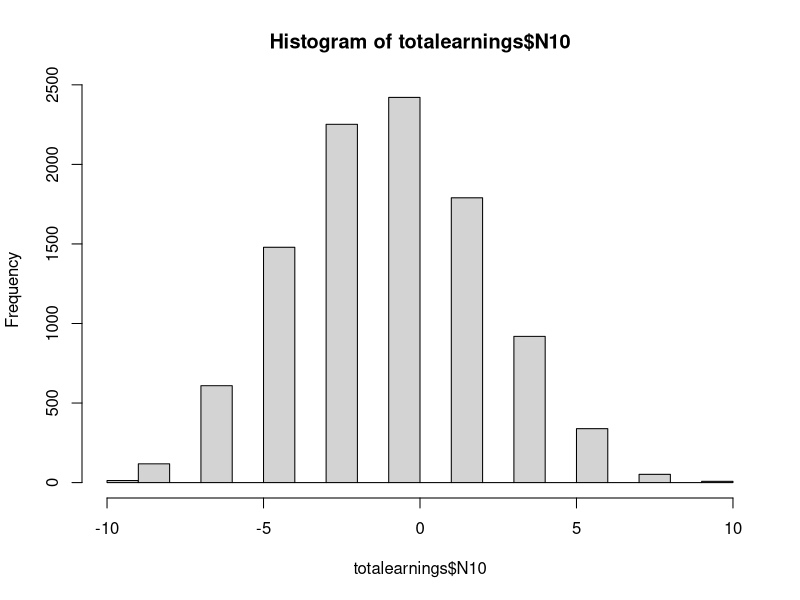
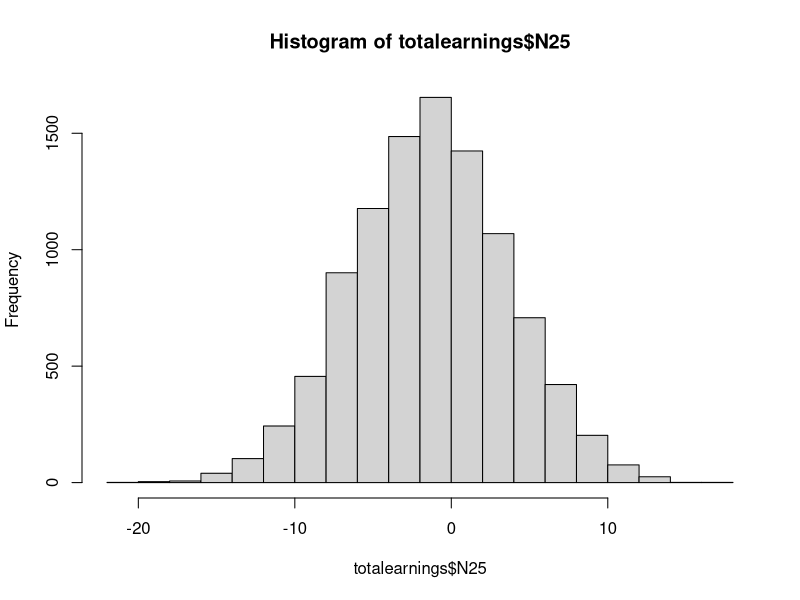
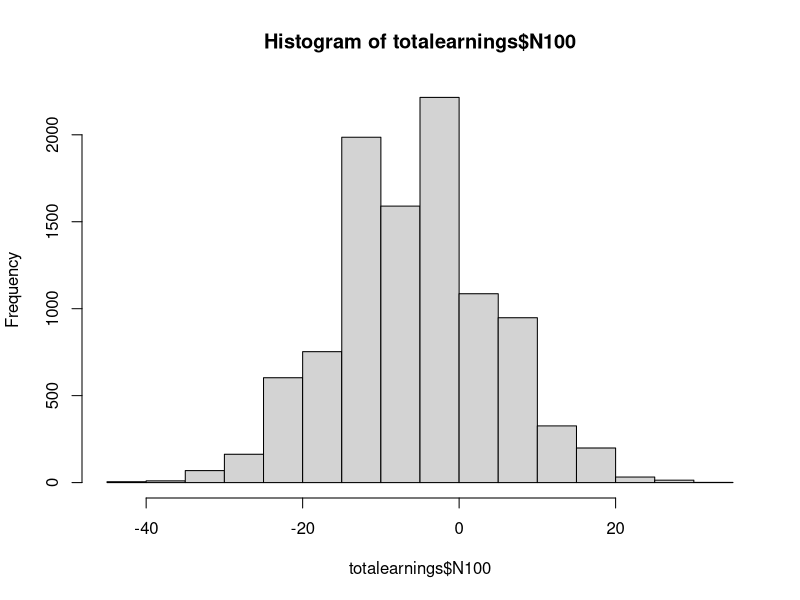
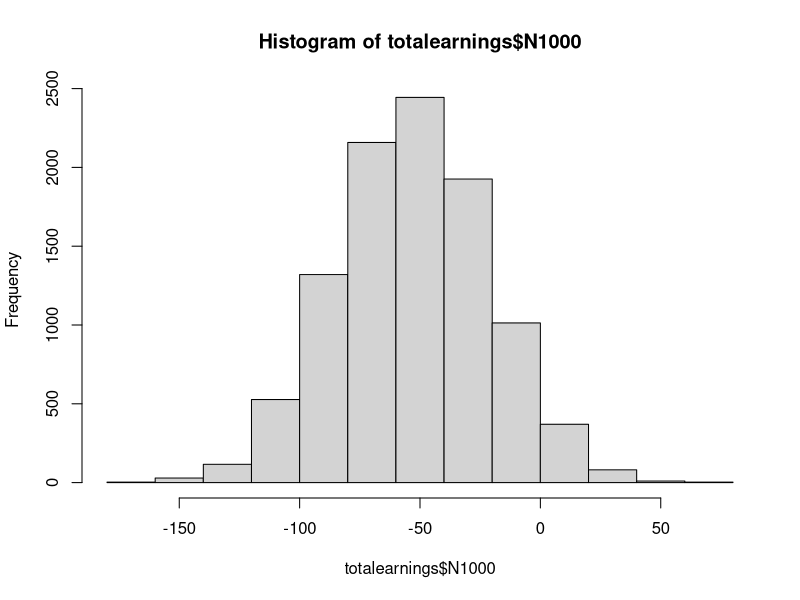
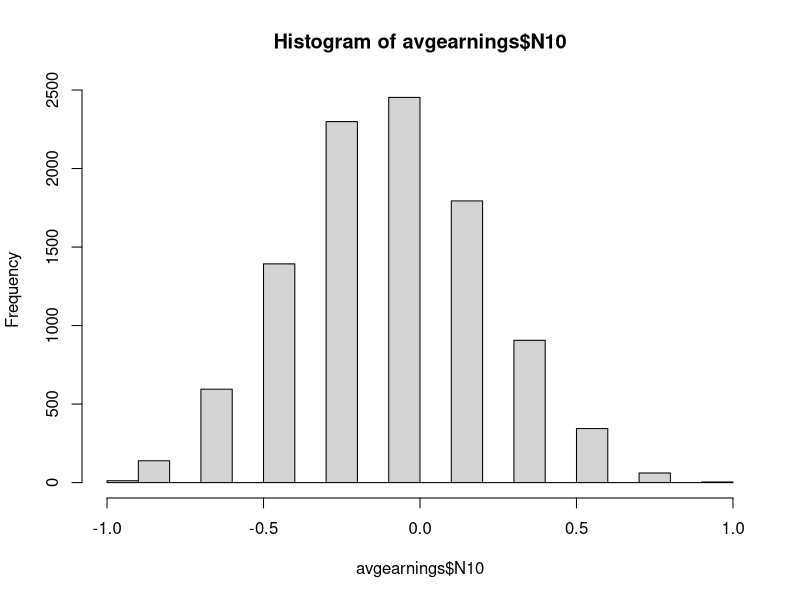
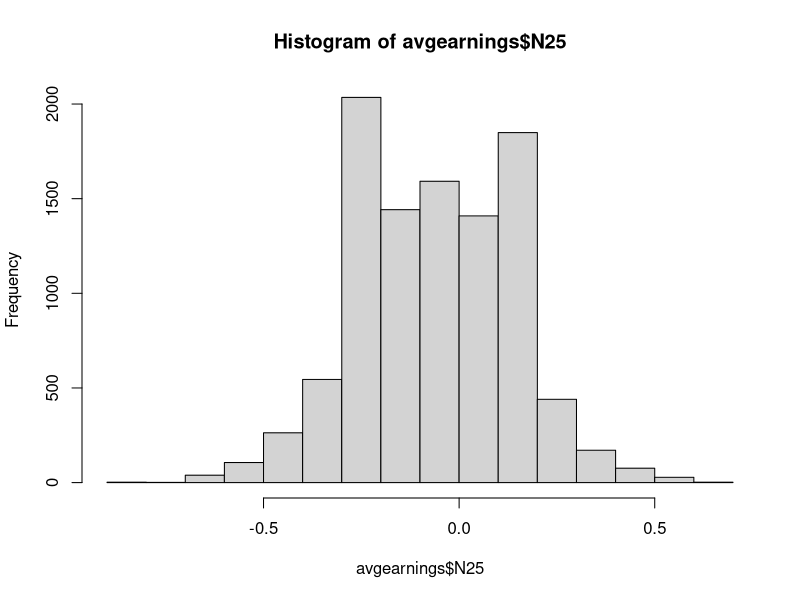
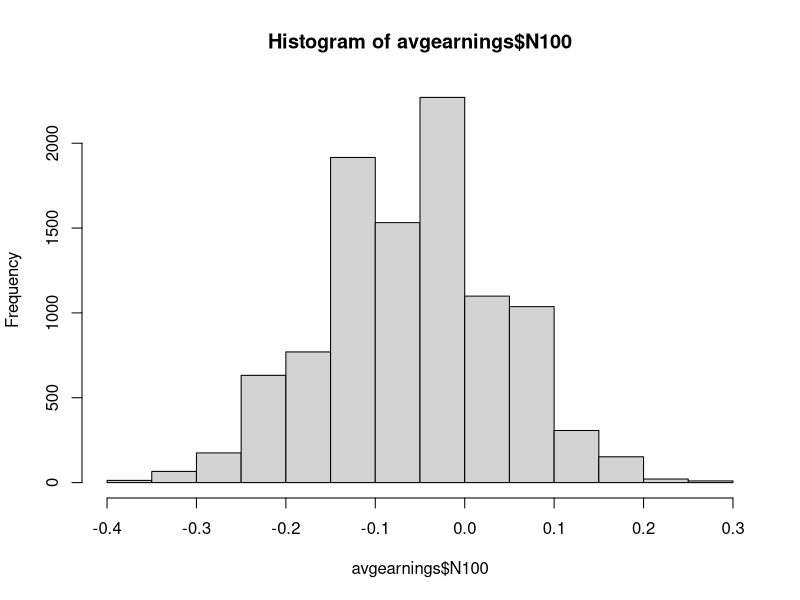
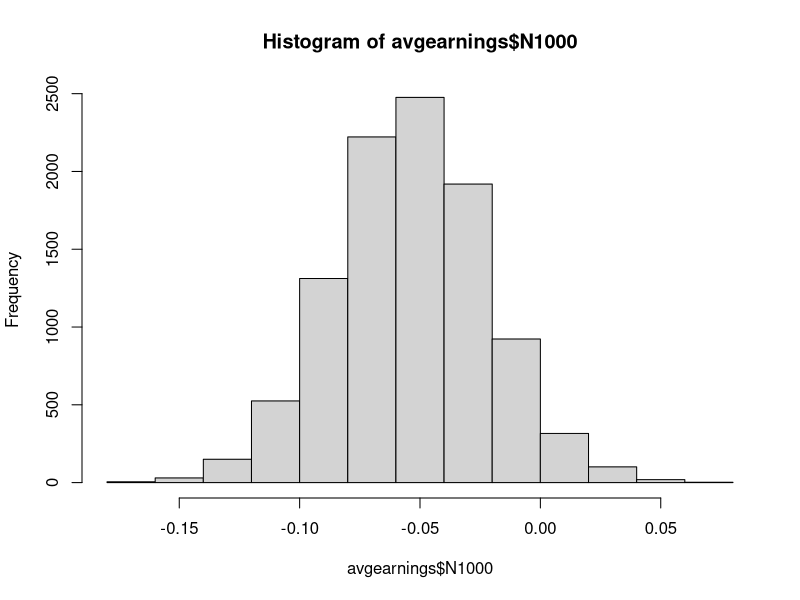

Write the R code that produced these figures, in order.
## ---- chunk 1
get_outcome <- function(N){return(sum(sample(c(-1,1), N, replace=TRUE, prob=c(10/19, 9/19))))}
## ---- chunk 2
N1 <- c(10, 25, 100, 1000)
B <-10000
## Total
set.seed(101)
totalearnings<-data.frame(replicate(B, get_outcome(10)), replicate(B, get_outcome(25)), replicate(B, get_outcome(100)), replicate(B, get_outcome(1000)))
colnames(totalearnings)<-c("N10", "N25", "N100", "N1000")
hist(totalearnings$N10)
hist(totalearnings$N25)
hist(totalearnings$N100)
hist(totalearnings$N1000)

expect<-apply(totalearnings, 2, mean)
standerr<-(apply(totalearnings, 2, sd))
expect
standerr

## Average
avgearnings<-data.frame(replicate(B, get_outcome(10)/10), replicate(B, get_outcome(25)/25), replicate(B, get_outcome(100)/100), replicate(B, get_outcome(1000)/1000))
colnames(avgearnings)<-c("N10", "N25", "N100", "N1000")
hist(avgearnings$N10)
hist(avgearnings$N25)
hist(avgearnings$N100)
hist(avgearnings$N1000)

expect.avg<-apply(avgearnings, 2, mean)
standerr.avg<-(apply(avgearnings, 2, sd))/sqrt(N1)
expect.avg
standerr.avg
## ---- chunk 3
## CLT
1-pnorm(0, mean = -1/19*25, sd = 2*sqrt(25*9/19*10/19))

## Monte Carlo
set.seed(102)
MC.est<-sum(replicate(B, get_outcome(25))>0)/B
MC.est
## ---- chunk 4
## Monte Carlo
prob_casinolose <- function(N){sum(replicate(B, get_outcome(N))>0)/B}
N2 <- c(25, 50, 100, 200, 400, 600, 800, 1000)
prob <- c(prob_casinolose(25),prob_casinolose(50),prob_casinolose(100),prob_casinolose(200),prob_casinolose(400),prob_casinolose(600),prob_casinolose(800),prob_casinolose(1000))
plot(N2, prob)
## ---- chunk 5
set.seed(103)
loss <- function(N){sum(sample(c(-120000,0), N, replace=TRUE, prob=c(0.02,0.98)))}
loss(1000)
## ---- chunk 6
set.seed(104)
moneyloss <- function(N){return(replicate(B,loss(N)))}
hist(moneyloss(1000))
qqnorm(moneyloss(1000));qqline(moneyloss(1000))
mean_loss <- mean(moneyloss(1000))
mean_loss
sd_loss <- sd(moneyloss(1000))
sd_loss
## ---- chunk 7
interest.rate <- (100+120000*0.02)/(180000*0.98)
interest.rate
set.seed(106)
revenue <- function(N){return(sum(sample(c(-120000,180000*interest.rate),N,replace=TRUE,prob=c(0.02,0.98))))}
revenue.mc <- function(N){replicate(B,revenue(N))}
hist(revenue.mc(1000))
qqnorm(revenue.mc(1000));qqline(revenue.mc(1000))
mean_revenue <- mean(revenue.mc(1000))
mean_revenue
sd_revenue <- sd(revenue.mc(1000))
sd_revenue
## ---- chunk 8
prob_moneyloss <- sum(revenue.mc(1000)<0)/B
prob_moneyloss 
## ---- chunk 9
qnorm(0.001)
expected.profit <- 1000*(-120000*0.02+180000*0.0232*0.98)
expected.profit

revenue2 <- function(N){return(sum(sample(c(-120000,180000*0.0232),N,replace=TRUE,prob=c(0.02,0.98))))}
revenue.mc2 <- function(N){replicate(B,revenue2(N))}
hist(revenue.mc2(1000))
qqnorm(revenue.mc2(1000));qqline(revenue.mc2(1000))
mean_revenue2 <- mean(revenue.mc2(1000))
mean_revenue2
sd_revenue2 <- sd(revenue.mc2(1000))
sd_revenue2

prob_moneyloss2 <- sum(revenue.mc2(1000)<0)/B
prob_moneyloss2 
## ---- chunk 10
#Let p = 0.03
#Solve for (-120000*0.03+180000*I*0.97)  = 3.09*|-120000-180000*I|*sqrt(0.03*0.97/1000)
#We get I = 0.0326

expected.profit2 <- 1000*(-120000*0.03+180000*0.0326*0.97)
expected.profit2

revenue3 <- function(N){return(sum(sample(c(-120000,180000*0.0326),N,replace=TRUE,prob=c(0.03,0.97))))}
revenue.mc3 <- function(N){replicate(B,revenue3(N))}
hist(revenue.mc3(1000))
qqnorm(revenue.mc3(1000));qqline(revenue.mc3(1000))
mean_revenue3 <- mean(revenue.mc3(1000))
mean_revenue3
sd_revenue3 <- sd(revenue.mc3(1000))
sd_revenue3

prob_moneyloss3 <- sum(revenue.mc3(1000)<0)/B
prob_moneyloss3 

#Check for probability of losing money = 0.01
qnorm(0.01)
#Solve for (-120000*0.02+180000*I*0.98)  = 2.326*|-120000-180000*I|*sqrt(0.02*0.98/1000)
#We get I = 0.0208
expected.profit3 <- 1000*(-120000*0.02+180000*0.0208*0.98)
expected.profit3

revenue4 <- function(N){return(sum(sample(c(-120000,180000*0.0208),N,replace=TRUE,prob=c(0.02,0.98))))}
revenue.mc4 <- function(N){replicate(B,revenue4(N))}
hist(revenue.mc4(1000))
qqnorm(revenue.mc4(1000));qqline(revenue.mc4(1000))
mean_revenue4 <- mean(revenue.mc4(1000))
mean_revenue4
sd_revenue4 <- sd(revenue.mc4(1000))
sd_revenue4

prob_moneyloss4 <- sum(revenue.mc4(1000)<0)/B
prob_moneyloss4 
## ---- chunk 11
#Normal approximation
mean_revenue5 <- (-120000*0.05+180000*0.0450*0.95)*1000
sd_revenue5 <- (120000+180000*0.0450)*sqrt(0.05*0.95)*sqrt(1000)
pnorm(0,mean = mean_revenue5, sd=sd_revenue5)

#Monte Carlo
revenue3 <- function(N){return(sum(sample(c(-120000,180000*0.0326),N,replace=TRUE,prob=c(0.03,0.97))))}
revenue.mc3 <- function(N){replicate(B,revenue3(N))}
hist(revenue.mc3(1000))
qqnorm(revenue.mc3(1000));qqline(revenue.mc3(1000))
mean_revenue3 <- mean(revenue.mc3(1000))
mean_revenue3
sd_revenue3 <- sd(revenue.mc3(1000))
sd_revenue3

prob_moneyloss3 <- sum(revenue.mc3(1000)<0)/B
prob_moneyloss3 
## ---- chunk 12
###your code here
## ---- chunk 13
loan <- 180000
loss_per_foreclosure <- 120000
p2 <- 0.05
interest_rate2 <- 0.05
B <- 10^5
outcomes1 <- replicate(B,{
  sample( c(-loss_per_foreclosure, interest_rate2*loan ), 2, replace=TRUE, prob=c(p2, 1-p2))
})
## ---- chunk 14
sum( outcomes1[1,] < 0 & outcomes1[2,]<0)/sum(outcomes1[1,]<0)
## ---- chunk 15
B <- 10^5
outcomes2 <- replicate(B,{
  add <- sample( c(-0.04,0.04), 1)
  sample( c(-loss_per_foreclosure, interest_rate2*loan ), 2, replace=TRUE, prob=c(p2+add, 1-(p2+add)))
})
## ---- chunk 16
sum( outcomes2[1,] < 0 & outcomes2[2,]<0)/sum(outcomes2[1,]<0)
## ---- chunk 17
###your code here
